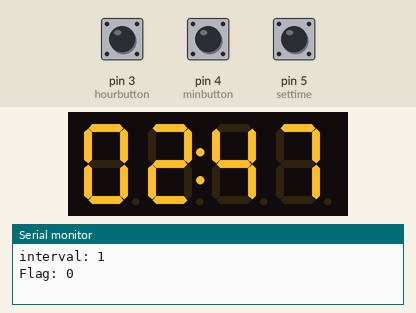
Simulated run of this sketch. Board: Arduino Uno, built with avr-gcc and run on an emulated ATmega328P. On the bench: 4-digit seven-segment display, the last lines printed to the serial monitor. The inputs (shaded band) are chosen by the test bench; at power-on: pin 5 (settime) HIGH, pin 3 (hourbutton) HIGH, pin 4 (minbutton) HIGH.

Above: at 4.4 s.
4.5 s: pin 5 (settime) pulled LOW for 1.3 s
7.3 s: pin 3 (hourbutton) pulled LOW for 1.3 s
At 7.76 s:
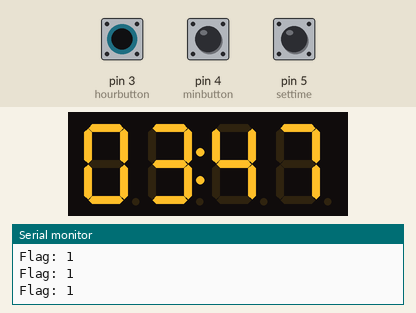
10.1 s: pin 4 (minbutton) pulled LOW for 1.3 s
At 10.46 s:
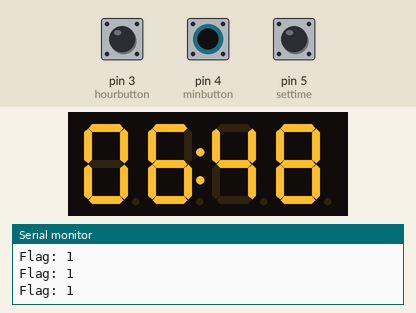
12.9 s: pin 3 (hourbutton) pulled LOW for 1.3 s
At 13.26 s:
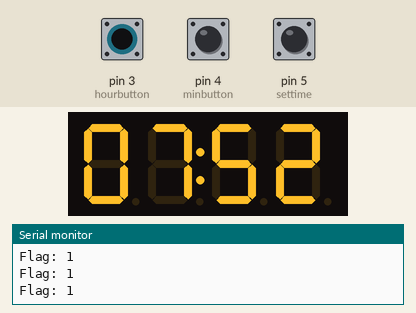
15.7 s: pin 4 (minbutton) pulled LOW for 1.3 s
At 16.06 s:
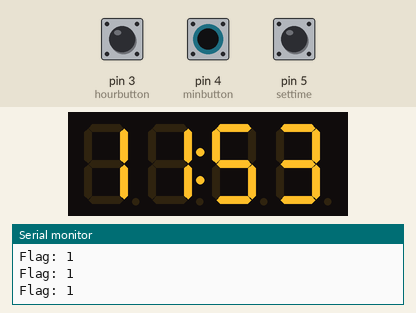

The sketch:

Display_clock.ino
```cpp
#include <TM1637Display.h>

#define CLK 10
#define DIO 11

#define delaytime  500

TM1637Display display(CLK, DIO);

int count=0;
uint8_t a[]  = { 0x1, 0x00, 0x00, 0x00 };
uint8_t b[]  = { 0x2, 0x00, 0x00, 0x00 };
uint8_t c[]  = { 0x4, 0x00, 0x00, 0x00 };
uint8_t d[]  = { 0x8, 0x00, 0x00, 0x00 };
uint8_t e[] = { 0x10, 0x00, 0x00, 0x00 };
uint8_t f[] = { 0x20, 0x00, 0x00, 0x00 };
uint8_t g[] = { 0x40, 0x00, 0x00, 0x00 };
uint8_t h[] = { 0x80, 0x00, 0x00, 0x00 };
int minutetime  =47;
int hourtime  =02;
unsigned long current;
unsigned long old=0;
unsigned int interval;
boolean flag=false;
int settime=5;
int minbutton=4;
int hourbutton =3;
void setup()
{
 Serial.begin(115200);
 pinMode(settime,INPUT_PULLUP);
 pinMode(minbutton,INPUT_PULLUP);
 pinMode(hourbutton,INPUT_PULLUP);
 display.setBrightness(0x0f);  // Set full brightness
 display.clear();
 scrolling();
 scrolling();
 display.clear();
 old=millis();
}

void loop()
{
     current = millis();
     interval=(current-old)/1000;


     if (digitalRead(settime)==LOW)
     {
      flag =true;
      old=current;
     }
      if (flag)
      setTiming();
      else
        {
           display.showNumberDecEx(hourtime,0b01110000,true,2,0);
           display.showNumberDec(minutetime,true,2,2);
           delay(delaytime);
           display.showNumberDec(hourtime,true,2,0);
           display.showNumberDec(minutetime,true,2,2);
           delay(delaytime);
           current = millis();
           interval=(current/1000)-(old/1000);
           Serial.println ("interval: " + String(interval));
           if(interval>=60)
           checktimeformat();

         }
Serial.println("Flag: "+ String(flag));


}


void checktimeformat()
{
  minutetime++;
  old=current;
  interval=0;

if (minutetime==60)
{
  minutetime=0;
  hourtime++;
}
if (hourtime==24)
hourtime=0;
}

void setTiming()
{
  if(interval>5)
 {
  flag=false;
  return;
 }
 display.clear();
 delay(40);
 display.showNumberDecEx(hourtime,0b01110000,true,2,0);
 display.showNumberDec(minutetime,true,2,2);
 delay(100);
  if(digitalRead(minbutton)==LOW)
{
   old=millis();
   minutetime++;
   if (minutetime==60)
     minutetime=0;
   delay(100);
}

  if(digitalRead(hourbutton)==LOW)
{
   old=millis();
   hourtime++;
   if (hourtime==24)
     hourtime=0;
   delay(100);
}
}

void scrolling()
{

  for(count=0; count<4; count++)
{
 display.clear();
 display.setSegments(a,1,count);
 delay(100);
}
 display.clear();
 display.setSegments(b,1,3);
 delay(100);

 display.clear();
 display.setSegments(c,1,3);
 delay(100);

  for(count=3; count>=0; count--)
{
 display.clear();
 display.setSegments(d,1,count);
 delay(100);
}

 display.clear();
 display.setSegments(e,1,0);
 delay(100);

 display.clear();
 display.setSegments(f,1,0);
 delay(100);
}
```
